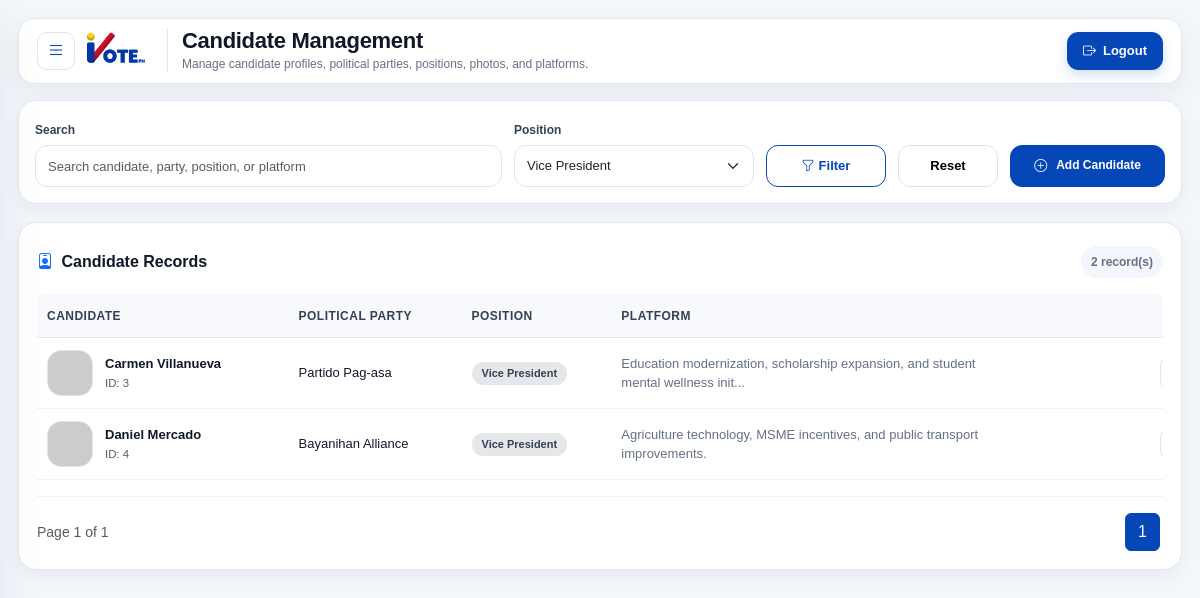
/admin/admin/candidates.php?position_id=2 (signed in), run on the app's committed database.
### tables this page shows
CREATE TABLE candidates (
    candidate_id INT UNSIGNED AUTO_INCREMENT PRIMARY KEY,
    full_name VARCHAR(150) NOT NULL,
    political_party VARCHAR(150) NOT NULL,
    position_id INT UNSIGNED NOT NULL,
    photo VARCHAR(255) NULL,
    platform TEXT NOT NULL,

    created_at TIMESTAMP NOT NULL DEFAULT CURRENT_TIMESTAMP,
    updated_at TIMESTAMP NOT NULL DEFAULT CURRENT_TIMESTAMP ON UPDATE CURRENT_TIMESTAMP,

    INDEX idx_candidates_position_id (position_id),
    UNIQUE KEY uq_candidates_candidate_position (candidate_id, position_id),

    CONSTRAINT fk_candidates_position
        FOREIGN KEY (position_id)
        REFERENCES positions(position_id)
        ON UPDATE CASCADE
        ON DELETE RESTRICT
);

CREATE TABLE positions (
    position_id INT UNSIGNED AUTO_INCREMENT PRIMARY KEY,
    position_name VARCHAR(100) NOT NULL,

     
    description TEXT NULL,
    max_votes INT UNSIGNED NOT NULL DEFAULT 1,
    display_order INT UNSIGNED NOT NULL DEFAULT 0,

    created_at TIMESTAMP NOT NULL DEFAULT CURRENT_TIMESTAMP,
    updated_at TIMESTAMP NOT NULL DEFAULT CURRENT_TIMESTAMP ON UPDATE CURRENT_TIMESTAMP,

    UNIQUE KEY uq_positions_name (position_name),
    INDEX idx_positions_display_order (display_order)
);

### admin/helpers/functions.php (called while the page is built, shortened)
<?php
function e($value)
{
    return htmlspecialchars((string) $value, ENT_QUOTES, 'UTF-8');
}
function candidate_photo_url($filename)
{
    if (!$filename) {
        return 'https://ui-avatars.com/api/?background=0d47a1&color=fff&name=Candidate';
    }
    return url('assets/uploads/candidates/' . rawurlencode($filename));
}
function paginate($total, $page, $perPage)
{
    $totalPages = max(1, (int) ceil($total / $perPage));
    $page = max(1, min($page, $totalPages));
    $offset = ($page - 1) * $perPage;
    return array($page, $totalPages, $offset);
}
?>

### admin/admin/candidates.php (the view, shortened to what this page needs)
<?php
require_once dirname(__FILE__) . '/../helpers/functions.php';
$pdo = db();
function candidate_modal_id($candidate_id, $prefix)
{
    return $prefix . preg_replace('/[^A-Za-z0-9_]/', '_', (string) $candidate_id);
}
    ?>
    <?php
try {
    $positions_stmt = $pdo->query("
        SELECT position_id, position_name, max_votes
        FROM positions
        ORDER BY position_id ASC
    ");
    $positions = $positions_stmt->fetchAll(PDO::FETCH_ASSOC);
} catch (Exception $e) {
    $positions = array();
}
$search = isset($_GET['search']) ? trim((string) $_GET['search']) : '';
$position_filter = isset($_GET['position_id']) ? trim((string) $_GET['position_id']) : '';
$page = isset($_GET['page']) ? (int) $_GET['page'] : 1;
$per_page = 10;
$where = array();
$params = array();
if ($position_filter != '') {
    $where[] = "c.position_id = :position_id";
    $params[':position_id'] = $position_filter;
}
$where_sql = '';
if (count($where) > 0) {
    $where_sql = 'WHERE ' . implode(' AND ', $where);
}
$count_sql = "
    SELECT COUNT(*)
    FROM candidates c
    LEFT JOIN positions p ON c.position_id = p.position_id
    $where_sql
";
$count_stmt = $pdo->prepare($count_sql);
foreach ($params as $key => $value) {
    $count_stmt->bindValue($key, $value);
}
$count_stmt->execute();
$total_rows = (int) $count_stmt->fetchColumn();
$pagination = paginate($total_rows, $page, $per_page);
$page = $pagination[0];
$total_pages = $pagination[1];
$offset = $pagination[2];
$sql = "
    SELECT
        c.candidate_id,
        c.full_name,
        c.political_party,
        c.position_id,
        c.photo,
        c.platform,
        p.position_name
    FROM candidates c
    LEFT JOIN positions p ON c.position_id = p.position_id
    $where_sql
    ORDER BY p.position_id ASC, c.candidate_id ASC
    LIMIT :limit OFFSET :offset
";
$stmt = $pdo->prepare($sql);
foreach ($params as $key => $value) {
    $stmt->bindValue($key, $value);
}
$stmt->bindValue(':limit', (int) $per_page, PDO::PARAM_INT);
$stmt->bindValue(':offset', (int) $offset, PDO::PARAM_INT);
$stmt->execute();
$candidates = $stmt->fetchAll(PDO::FETCH_ASSOC);
require_once dirname(__FILE__) . '/../includes/header.php';
require_once dirname(__FILE__) . '/../includes/sidebar.php';
?>
<div class="ivote-management-page">
    <div class="ivote-filter-card">
        <form method="GET" action="candidates.php" class="ivote-filter-form">
            <div>
                <label class="form-label">Search</label>
                <input type="text" name="search" class="form-control" value="<?php echo e($search); ?>" placeholder="Search candidate, party, position, or platform">
            </div>
            <div>
                <label class="form-label">Position</label>
                <select name="position_id" class="form-select">
                    <?php foreach ($positions as $position) { ?>
                        <option value="<?php echo e($position['position_id']); ?>" <?php echo ($position_filter == $position['position_id']) ? 'selected' : ''; ?>>
                            <?php echo e($position['position_name']); ?>
                        </option>
                    <?php } ?>
                </select>
            </div>
            <button type="submit" class="btn btn-ivote-outline">
                <i class="bi bi-funnel me-1"></i>
                Filter
            </button>
            <a href="candidates.php" class="btn btn-light border ivote-reset-btn">
                Reset
            </a>
            <button type="button" class="btn btn-ivote" data-bs-toggle="modal" data-bs-target="#addCandidateModal">
                <i class="bi bi-plus-circle me-1"></i>
                Add Candidate
            </button>
        </form>
    </div>
    <div class="ivote-card ivote-data-card">
        <div class="ivote-card-header">
            <h3 class="ivote-section-title">
                <i class="bi bi-person-badge text-primary me-1"></i>
                Candidate Records
            </h3>
            <span class="ivote-record-count">
                <?php echo number_format($total_rows); ?> record(s)
            </span>
        </div>
        <div class="table-responsive">
            <table class="table ivote-management-table">
                <thead>
                    <tr>
                        <th>Candidate</th>
                        <th>Political Party</th>
                        <th>Position</th>
                        <th>Platform</th>
                        <th class="text-end">Actions</th>
                    </tr>
                </thead>
                <tbody>
                    <?php if (count($candidates) > 0) { ?>
                        <?php foreach ($candidates as $candidate) { ?>
                            <?php
                                $view_modal = candidate_modal_id($candidate['candidate_id'], 'viewCandidate');
                                $photo_url = candidate_photo_url($candidate['photo']);
                            ?>
                            <tr>
                                <td>
                                    <div class="ivote-candidate-cell">
                                        <img src="<?php echo e($photo_url); ?>" alt="Candidate Photo">
                                        <div>
                                            <div class="fw-bold"><?php echo e($candidate['full_name']); ?></div>
                                            <small class="text-muted">ID: <?php echo e($candidate['candidate_id']); ?></small>
                                        </div>
                                    </div>
                                </td>
                                <td><?php echo e($candidate['political_party'] ? $candidate['political_party'] : 'Independent'); ?></td>
                                <td>
                                    <span class="badge text-bg-secondary">
                                        <?php echo e($candidate['position_name'] ? $candidate['position_name'] : 'No Position'); ?>
                                    </span>
                                </td>
                                <td>
                                    <span class="ivote-platform-preview">
                                        <?php
                                            $platform = trim((string) $candidate['platform']);
                                            if ($platform == '') {
                                                echo 'No platform provided.';
                                            } else {
                                                echo e(strlen($platform) > 80 ? substr($platform, 0, 80) . '...' : $platform);
                                            }
                                        ?>
                                    </span>
                                </td>
                                <td class="text-end">
                                    <button type="button" class="btn btn-sm btn-ivote-icon" data-bs-toggle="modal" data-bs-target="#<?php echo e($view_modal); ?>">
                                    </button>
                                </td>
                            </tr>
                        <?php } ?>
                    <?php } ?>
                </tbody>
            </table>
        </div>
        <div class="ivote-pagination-wrap">
            <div class="text-muted small">
                Page <?php echo number_format($page); ?> of <?php echo number_format($total_pages); ?>
            </div>
            <nav>
                <ul class="pagination mb-0">
                    <?php for ($i = 1; $i <= $total_pages; $i++) { ?>
                        <li class="page-item <?php echo ($i == $page) ? 'active' : ''; ?>">
                            <a class="page-link" href="candidates.php?search=<?php echo urlencode($search); ?>&position_id=<?php echo urlencode($position_filter); ?>&page=<?php echo $i; ?>">
                                <?php echo $i; ?>
                            </a>
                        </li>
                    <?php } ?>
                </ul>
            </nav>
        </div>
    </div>
</div>
<?php
require_once dirname(__FILE__) . '/../includes/footer.php';
?>

### data on the page
candidates: full_name "Carmen Villanueva", candidate_id "3", political_party "Partido Pag-asa", position.position_name "Vice President", platform "Education modernization, scholarship expansion, and student mental wellness init..."
candidates: full_name "Daniel Mercado", candidate_id "4", political_party "Bayanihan Alliance", position.position_name "Vice President", platform "Agriculture technology, MSME incentives, and public transport improvements."

### other printed values
$page_title "Candidate Management"
$page_subtitle "Manage candidate profiles, political parties, positions, photos, and platforms."
$total_rows "2"
$page "1"
$total_pages "1"
form field position_id "Vice President"
